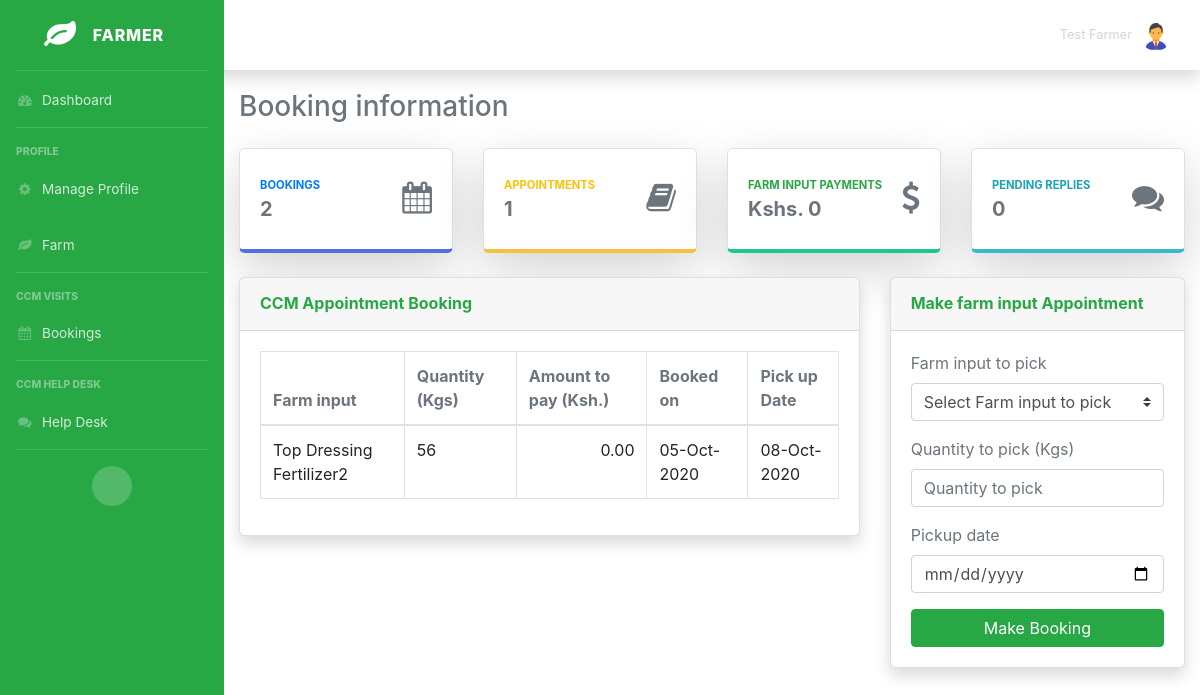
Page /farmer/appointment_booking.php?farmer=2 (signed in) on the committed database.
### tables this page shows
CREATE TABLE `ccm_appointments` (
  `id` int NOT NULL AUTO_INCREMENT,
  `made_by` int NOT NULL,
  `farm_input` int NOT NULL,
  `quantity` int NOT NULL,
  `pick_date` date NOT NULL,
  `made_on` datetime NOT NULL DEFAULT CURRENT_TIMESTAMP,
  `confirmed_on` date DEFAULT NULL,
  `confirmed` int NOT NULL DEFAULT '0',
  `paid` int NOT NULL DEFAULT '0',
  `total_cost` double DEFAULT '0',
  PRIMARY KEY (`id`),
  KEY `request_by_fk_id` (`made_by`),
  KEY `input_fk_id` (`farm_input`),
  CONSTRAINT `ccm_appointments_ibfk_1` FOREIGN KEY (`farm_input`) REFERENCES `ccm_farm_inputs` (`id`) ON DELETE RESTRICT,
  CONSTRAINT `input_fk_id` FOREIGN KEY (`farm_input`) REFERENCES `ccm_farm_inputs` (`id`) ON UPDATE CASCADE,
  CONSTRAINT `request_by_fk_id` FOREIGN KEY (`made_by`) REFERENCES `ccm_farmers` (`id`) ON DELETE CASCADE ON UPDATE CASCADE
);

CREATE TABLE `ccm_farm_inputs` (
  `id` int NOT NULL AUTO_INCREMENT,
  `farm_input` varchar(255) NOT NULL,
  `cost` double DEFAULT '0',
  PRIMARY KEY (`id`)
);

### farmer/appointment_booking.php (the view, shortened to what this page needs)
<?php
require_once '../includes/config.php';
?>
<!DOCTYPE html>
<html lang="en">
  <head>
    <?php include '../head.php'; ?>
    <link rel="stylesheet" href="../css/dashboard.css">
  </head>
  <body>
    <div class="d-flex">
      <?php include 'menu.php' ?>
      <div class="container-fluid pt-9">
        <div class="d-sm-flex align-items-center justify-content-between mb-4">
          <h1 class="h3 mb-0 text-secondary">Booking information</h1>
        </div>
        <?php include 'summary.php'; ?>
        <div class="row">
          <div class="col-xl-8 col-lg-7">
            <div class="card shadow mb-4">
              <div class="card-header py-3 d-flex flex-row align-items-center justify-content-between">
                <h6 class="m-0 font-weight-bold text-success">CCM Appointment Booking</h6>
              </div>
              <div class="card-body">
                <div class="table-responsive">
                  <table class="table table-bordered">
                    <thead class="text-secondary">
                      <tr>
                        <th>Farm input</th>
                        <th>Quantity (Kgs)</th>
                        <th>Amount to pay (Ksh.)</th>
                        <th>Booked on</th>
                        <th>Pick up Date</th>
                      </tr>
                    </thead>
                    <tbody>
                      <?php
                    $sql = "SELECT ccm_farm_inputs.farm_input, quantity, pick_date, made_on, total_cost
                    FROM ccm_appointments
                    JOIN ccm_farm_inputs
                    ON ccm_appointments.farm_input=ccm_farm_inputs.id
                    WHERE ccm_appointments.made_by=? AND paid = ?
                    ORDER BY ccm_appointments.id DESC";
                    if ($stmt = $conn->prepare($sql)) {
                      $stmt->bind_param("ii", $param_farmer, $param_paid);
                      if ($stmt->execute()) {
                        $result = $stmt->get_result();
                        if ($result->num_rows > 0) {
                          while ($row = $result->fetch_array()) {
                            echo "<tr>";
                            echo "<td>" . $row["farm_input"] . "</td>";
                            echo "<td>" . $row['quantity'] . "</td>";
                            echo "<td align='right'>" . number_format($row['total_cost'], 2) . "</td>";
                            echo "<td>" . date_format(date_create($row['made_on']), "d-M-Y") . "</td>";
                            echo "<td>" . date_format(date_create($row['pick_date']), "d-M-Y") . "</td>";
                            echo "</tr>";
                          }
                        } else {
                          echo "<tr><td colspan='5'>No Bookings yet to be made.</td></tr>";
                        }
                      }
                    }
                    ?>
                    </tbody>
                  </table>
                </div>
              </div>
            </div>
          </div>
          <div class="col-xl-4 col-lg-5">
            <div class="card shadow mb-4">
              <div class="card-header py-3 d-flex flex-row align-items-center justify-content-between">
                <h6 class="m-0 font-weight-bold text-success">Make farm input Appointment</h6>
              </div>
              <div class="card-body">
                <form action="<?php echo "book_appointment.php?farmer=" . $_GET["farmer"]; ?>" method="POST"
                      class="needs-validation" novalidate>
                  <div class="form-group">
                    <label for="farm_input" class="text-secondary">Farm input to pick</label>
                    <select class="custom-select" id="farm_input" name="farm_input" required>
                      <option selected disabled value="">Select Farm input to pick</option>
                    </select>
                  </div>
                  <div class="form-group">
                    <label for="quantity" class="text-secondary">Quantity to pick (Kgs)</label>
                    <input type="number" class="form-control" id="quantity" placeholder="Quantity to pick"
                           name="quantity" min="1" required>
                  </div>
                  <div class="form-group">
                    <label for="p_date" class="text-secondary">Pickup date</label>
                    <input type="date" class="form-control" id="p_date" name="p_date"
                           min="<?php echo date("Y-m-d", strtotime("tomorrow")); ?>" onkeydown="return false" required>
                  </div>
                  <button class="btn btn-success text-capitalize btn-block">Make booking</button>
                </form>
              </div>
            </div>
          </div>
        </div>
      </div>
    </div>
  </body>
</html>

### css/dashboard.css (style rules this page uses)
.pt-9 { padding-top: 90px; }
.card { border-radius: .35rem; }

### rows in the picture
ccm_appointments: farm_input.farm_input "Top Dressing Fertilizer2", quantity "56", total_cost "0.00", made_on "05-Oct-2020", pick_date "08-Oct-2020"

### other values in the picture
$_SESSION["farmer_fullname"] "Test Farmer"
$count "2"
$count "1"
$total "0"
$count "0"
